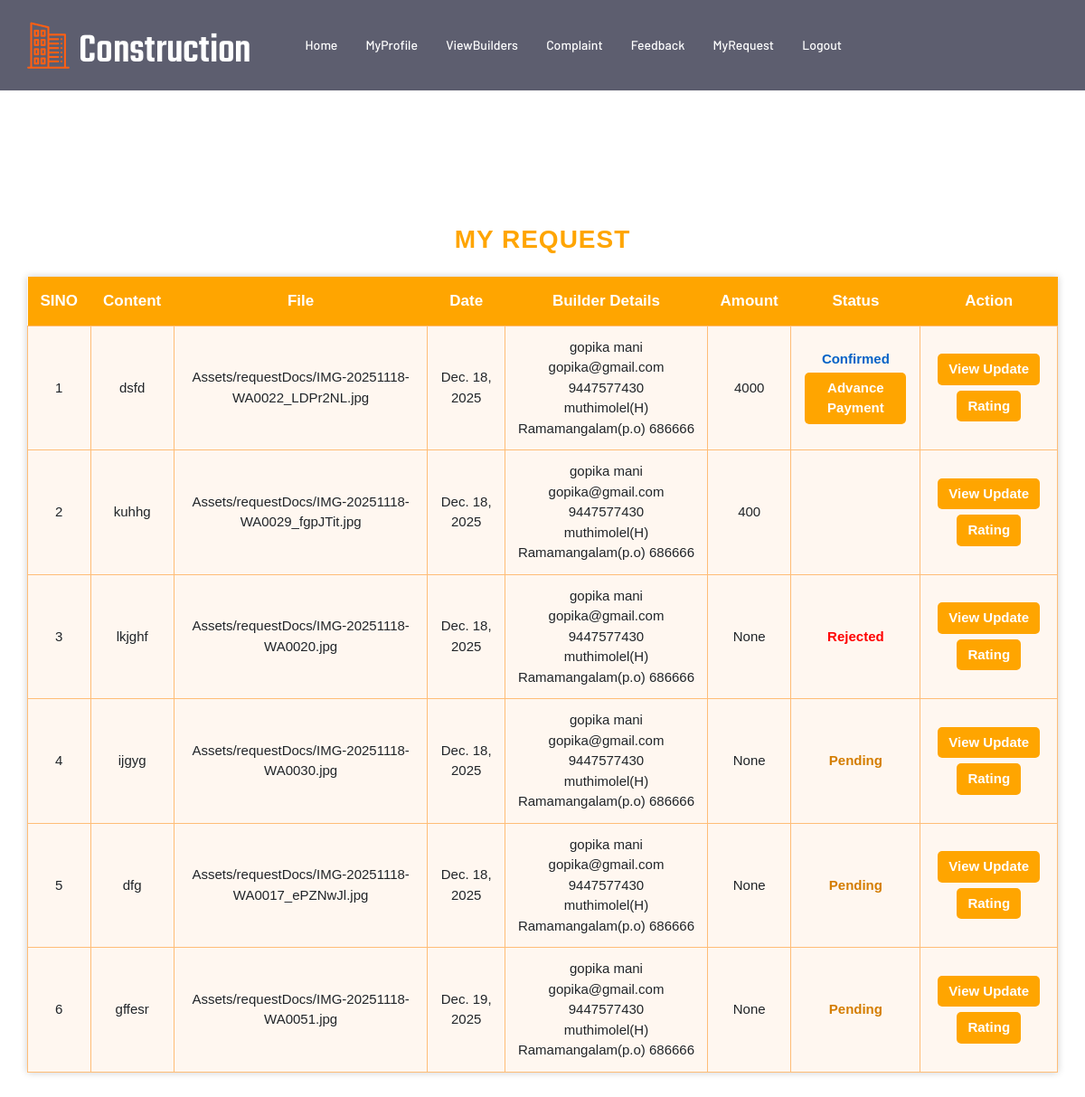
The app's page /User/MyRequest/ (signed in), older data.
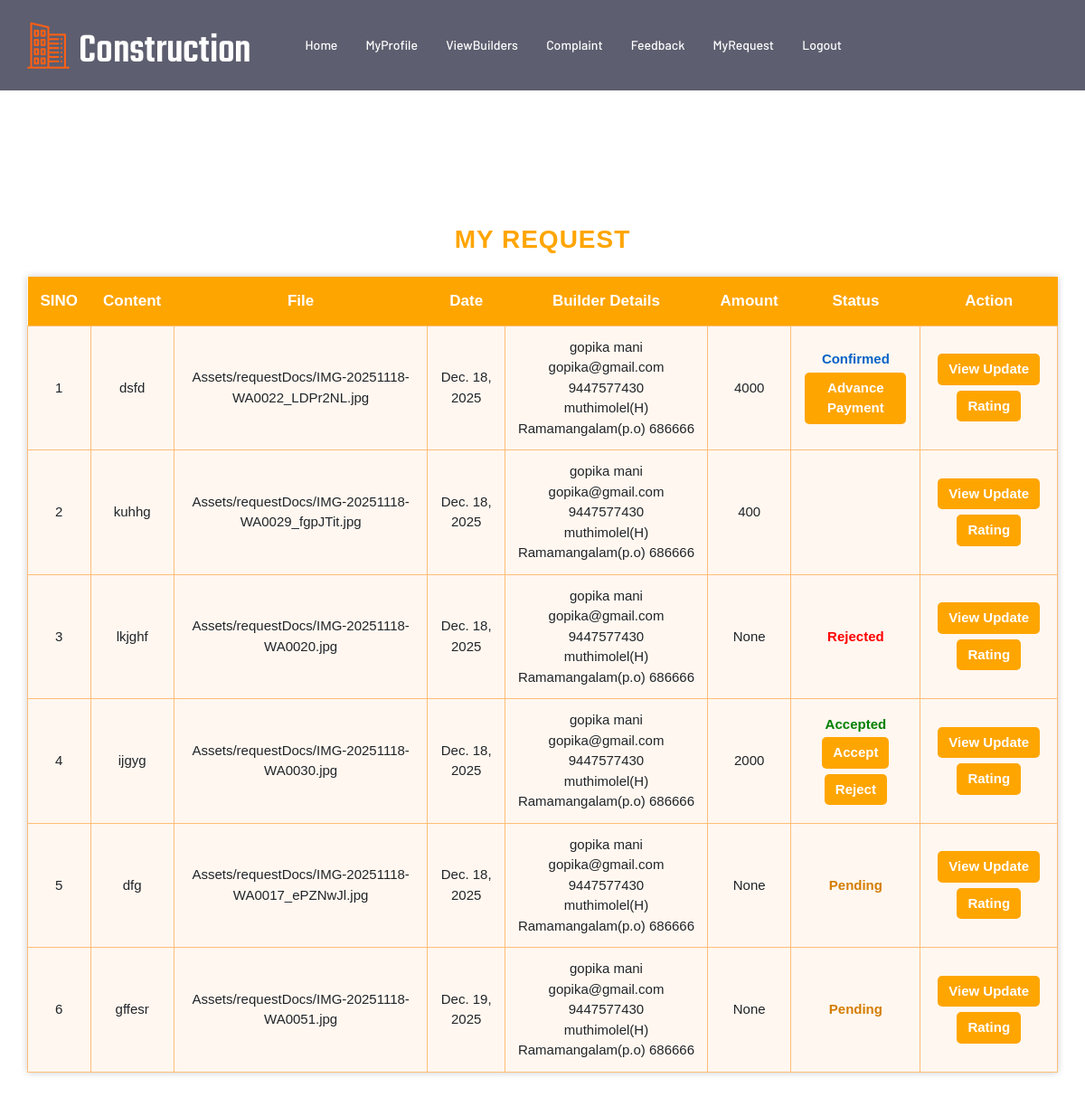
The same page, newer data.
### User/models.py (models this page shows)
class tbl_request(models.Model):
       request_content=models.CharField(max_length=50)
       request_file=models.FileField(upload_to="Assets/requestDocs/")
       request_date=models.DateField(auto_now_add=True)
       request_status=models.IntegerField(default=0)
       request_amount=models.CharField(max_length=50,null=True)
       user=models.ForeignKey(tbl_user,on_delete=models.CASCADE)
       builder=models.ForeignKey(tbl_builders,on_delete=models.CASCADE)

### Guest/models.py (models this page shows)
class tbl_builders(models.Model):
    builders_name=models.CharField(max_length=50)
    builders_email=models.CharField(max_length=50)
    builders_contact=models.CharField(max_length=50)
    builders_address=models.CharField(max_length=50)
    builders_logo=models.FileField(upload_to="Assets/BuilderDocs/")
    builders_license=models.FileField(upload_to="Assets/BuilderDocs/")
    builders_status=models.IntegerField(default=0)
    builders_password=models.CharField(max_length=50)
    place=models.ForeignKey(tbl_place,on_delete=models.CASCADE)
    builders_doj=models.DateField(auto_now_add=True)

### User/views.py (the view)
# urls.py: path('MyRequest/',views.MyRequest,name="MyRequest"),
def MyRequest(request):
    reqdata=tbl_request.objects.filter(user_id=request.session['uid'])
    return render (request,"User/MyRequest.html",{"reqdata":reqdata})

### User/Templates/User/MyRequest.html (shortened to what this page needs)
{% extends 'User/Header.html' %}
{% block content %}
<head>
</head>
<br><br><br><br><br><br>
<div class="mr-container">
    <div class="mr-heading">My Request</div>
    <table class="mr-table">
        <tr>
            <th>SINO</th>
            <th>Content</th>
            <th>File</th>
            <th>Date</th>
            <th>Builder Details</th>
            <th>Amount</th>
            <th>Status</th>
            <th>Action</th>
        </tr>
        {% for i in reqdata %}
        <tr>
            <td>{{ forloop.counter }}</td>
            <td>{{ i.request_content }}</td>
            <td>{{ i.request_file }}</td>
            <td>{{ i.request_date }}</td>
            <td>
                {{ i.builder.builders_name }}<br>
                {{ i.builder.builders_email }}<br>
                {{ i.builder.builders_contact }}<br>
                {{ i.builder.builders_address }}
            </td>
            <td>{{ i.request_amount }}</td>
            <td>
                {% if i.request_status == 0 %}
                    <span class="mr-status-pending">Pending</span>
                {% elif i.request_status == 1 %}
                    <span class="mr-status-accepted">Accepted</span><br>
                    <a class="mr-btn" href="{% url 'User:Accept' i.id %}">Accept</a>
                    <a class="mr-btn" href="{% url 'User:Reject' i.id %}">Reject</a>
                {% elif i.request_status == 3 %}
                    <span class="mr-status-confirmed">Confirmed</span><br>
                    <a class="mr-btn" href="{% url 'User:Payment' i.id %}">Advance Payment</a>
                {% elif i.request_status == 2 %}
                    <span class="mr-status-rejected">Rejected</span>
                {% endif %}
            </td>
            <td>
                <a class="mr-btn" href="{% url 'User:ViewUpdate' i.id %}">View Update</a>
                <a class="mr-btn" href="{% url 'User:rating' i.builder.id %}">Rating</a>
            </td>
        </tr>
        {% endfor %}
    </table>
</div>
{% endblock %}

Row changes from the older to the newer data that the page shows:
changed tbl_request "ijgyg": request_amount "None" → "2000"; request_status "Pending" → "Accepted Accept Reject"
